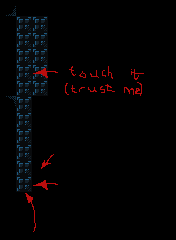

The image is a tile-based game level rendered from a .tmx file. Its description and complete source (layers, tilesets, objects, tile grids) follow:
An orthogonal 11x15 tile map with 16x16 px tiles, 2 tile layers (background, foreground) and 30 objects (26x tile, finish_tile, destructible, bomb, actor).

<map version="1.4" tiledversion="1.4.2" orientation="orthogonal" renderorder="right-down" width="11" height="15" tilewidth="16" tileheight="16" infinite="0" nextlayerid="9" nextobjectid="68">
 <properties>
  <property name="next_level" value="./data/levels/tmx/tutorial-pressure-plate.tmx" />
  <property name="player_bomb_count" value="0" />
  <property name="turns_to_ace" type="int" value="4" />
 </properties>
 <tileset firstgid="1" name="newtiledsheet" tilewidth="16" tileheight="16" tilecount="171" columns="9">
  <image source="../../newtiledsheet.png" width="144" height="304" />
  <tile id="0">
   <properties>
    <property name="solid" value="True" />
   </properties>
  </tile>
  <tile id="1">
   <properties>
    <property name="solid" value="True" />
   </properties>
  </tile>
  <tile id="2">
   <properties>
    <property name="solid" value="True" />
   </properties>
  </tile>
  <tile id="3">
   <properties>
    <property name="solid" value="True" />
   </properties>
  </tile>
  <tile id="4">
   <properties>
    <property name="solid" value="" />
   </properties>
  </tile>
  <tile id="9">
   <properties>
    <property name="solid" value="True" />
   </properties>
  </tile>
  <tile id="10">
   <properties>
    <property name="solid" value="True" />
   </properties>
  </tile>
  <tile id="11">
   <properties>
    <property name="solid" value="True" />
   </properties>
  </tile>
  <tile id="12">
   <properties>
    <property name="solid" value="True" />
   </properties>
  </tile>
  <tile id="13">
   <properties>
    <property name="solid" value="" />
   </properties>
  </tile>
  <tile id="18">
   <properties>
    <property name="solid" value="" />
   </properties>
  </tile>
  <tile id="19">
   <properties>
    <property name="solid" value="" />
   </properties>
  </tile>
  <tile id="20">
   <properties>
    <property name="solid" value="True" />
   </properties>
  </tile>
  <tile id="27">
   <properties>
    <property name="solid" value="True" />
   </properties>
  </tile>
  <tile id="28">
   <properties>
    <property name="solid" value="True" />
   </properties>
  </tile>
  <tile id="29">
   <properties>
    <property name="solid" value="True" />
   </properties>
  </tile>
  <tile id="30">
   <properties>
    <property name="solid" value="True" />
   </properties>
  </tile>
  <tile id="31">
   <properties>
    <property name="solid" value="" />
   </properties>
  </tile>
  <tile id="32">
   <properties>
    <property name="solid" value="" />
   </properties>
  </tile>
  <tile id="36">
   <properties>
    <property name="lifespan" value="5" />
    <property name="type" value="bomb" />
   </properties>
  </tile>
  <tile id="37">
   <properties>
    <property name="lifespan" value="4" />
    <property name="type" value="bomb" />
   </properties>
  </tile>
  <tile id="38">
   <properties>
    <property name="lifespan" value="3" />
    <property name="type" value="bomb" />
   </properties>
  </tile>
  <tile id="39">
   <properties>
    <property name="lifespan" value="2" />
    <property name="type" value="bomb" />
   </properties>
  </tile>
  <tile id="40">
   <properties>
    <property name="lifespan" value="1" />
    <property name="type" value="bomb" />
   </properties>
  </tile>
  <tile id="41">
   <properties>
    <property name="type" value="bomb" />
   </properties>
  </tile>
  <tile id="44">
   <properties>
    <property name="moveable" value="True" />
    <property name="solid" value="True" />
   </properties>
  </tile>
  <tile id="45">
   <properties>
    <property name="type" value="actor" />
   </properties>
  </tile>
 </tileset>
 <layer id="1" name="background" width="11" height="15">
  <data encoding="csv">
3,27,27,36,36,36,36,36,36,36,36,
27,19,19,36,36,36,36,36,36,36,36,
27,19,19,36,36,36,36,36,36,36,36,
22,19,19,36,36,36,36,36,36,36,36,
22,19,19,36,36,36,36,36,36,36,36,
22,19,19,36,36,36,36,36,36,36,36,
12,19,22,36,36,36,36,36,36,36,36,
22,19,22,36,36,36,36,36,36,36,36,
22,19,22,36,36,36,36,36,36,36,36,
22,19,22,36,36,36,36,36,36,36,36,
0,19,0,36,36,36,36,36,36,36,36,
0,19,0,36,36,36,36,36,36,36,36,
0,0,0,36,36,36,36,36,36,36,36,
36,0,36,36,36,36,36,36,36,36,36,
36,36,36,36,36,36,36,36,36,36,36
</data>
 </layer>
 <objectgroup id="3" name="objects">
  <object id="10" name="wall-right" type="tile" gid="11" x="0" y="48" width="16" height="16" />
  <object id="12" name="wall-up" type="tile" gid="10" x="16" y="224" width="16" height="16" />
  <object id="15" name="wall-down" type="tile" gid="1" x="16" y="16" width="16" height="16" />
  <object id="20" name="finish" type="finish_tile" gid="32" x="16" y="208" width="16" height="16" />
  <object id="25" name="wall-left" type="tile" gid="2" x="32" y="96" width="16" height="16" />
  <object id="26" name="wall-right" type="tile" gid="11" x="0" y="64" width="16" height="16" />
  <object id="27" name="wall-right" type="tile" gid="11" x="0" y="80" width="16" height="16" />
  <object id="28" name="wall-right" type="tile" gid="11" x="0" y="96" width="16" height="16" />
  <object id="44" name="wall-right" type="tile" gid="11" x="0" y="32" width="16" height="16" />
  <object id="45" name="wall-left" type="tile" gid="2" x="32" y="80" width="16" height="16" />
  <object id="47" name="rock" type="destructible" gid="21" x="16" y="192" width="16" height="16" />
  <object id="48" name="wall-left" type="tile" gid="2" x="32" y="64" width="16" height="16" />
  <object id="49" name="wall-left" type="tile" gid="2" x="32" y="32" width="16" height="16" />
  <object id="50" name="wall-left" type="tile" gid="2" x="32" y="48" width="16" height="16" />
  <object id="51" name="wall-left" type="tile" gid="2" x="32" y="144" width="16" height="16" />
  <object id="52" name="wall-left" type="tile" gid="2" x="32" y="128" width="16" height="16" />
  <object id="53" name="wall-left" type="tile" gid="2" x="32" y="112" width="16" height="16" />
  <object id="54" name="wall-right" type="tile" gid="11" x="0" y="112" width="16" height="16" />
  <object id="55" name="wall-right" type="tile" gid="11" x="0" y="128" width="16" height="16" />
  <object id="56" name="wall-right" type="tile" gid="11" x="0" y="144" width="16" height="16" />
  <object id="57" name="wall-left" type="tile" gid="2" x="32" y="176" width="16" height="16" />
  <object id="58" name="wall-left" type="tile" gid="2" x="32" y="160" width="16" height="16" />
  <object id="60" name="wall-left" type="tile" gid="2" x="32" y="208" width="16" height="16" />
  <object id="61" name="wall-left" type="tile" gid="2" x="32" y="192" width="16" height="16" />
  <object id="62" name="wall-right" type="tile" gid="11" x="0" y="160" width="16" height="16" />
  <object id="63" name="wall-right" type="tile" gid="11" x="0" y="176" width="16" height="16" />
  <object id="64" name="wall-right" type="tile" gid="11" x="0" y="192" width="16" height="16" />
  <object id="65" name="wall-right" type="tile" gid="11" x="0" y="208" width="16" height="16" />
  <object id="66" name="bomb" type="bomb" gid="37" x="16" y="80" width="16" height="16" />
  <object id="67" name="player" type="actor" gid="46" x="16" y="48" width="16" height="16" />
 </objectgroup>
 <layer id="7" name="foreground" width="11" height="15">
  <data encoding="csv">
0,0,0,0,0,0,0,0,0,0,0,
0,0,0,0,0,0,0,0,0,0,0,
0,0,0,0,0,0,0,0,0,0,0,
0,0,0,0,0,0,0,0,0,0,0,
0,0,100,101,146,147,148,149,150,0,0,
0,0,0,0,155,156,157,158,159,0,0,
0,0,0,0,0,0,0,0,0,0,0,
0,0,0,0,0,0,0,0,0,0,0,
0,0,0,0,0,0,0,0,0,0,0,
0,0,125,126,0,0,0,0,0,0,0,
0,0,134,135,0,0,0,0,0,0,0,
0,0,100,101,0,0,0,0,0,0,0,
0,118,119,0,0,0,0,0,0,0,0,
0,127,128,0,0,0,0,0,0,0,0,
0,136,137,0,0,0,0,0,0,0,0
</data>
 </layer>
</map>
